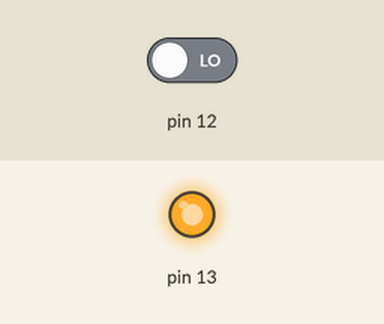
Recording of a sketch running on a simulated Arduino Uno, built with avr-gcc and run on an emulated ATmega328P. Parts: output pins drawn as LEDs (lit = HIGH). The inputs (shaded band) are chosen by the test bench; at power-on: pin 12 LOW.

Above: at 0.1 s.
Timing chart, 0 to 1.6 s (numbered marks = the images above):
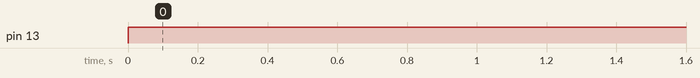

Measured:
- by itself, pin 13: LOW → HIGH at 0.00 s

The sketch:

car_motor.ino
```cpp
void setup()
{
  pinMode(12, INPUT);
  pinMode(13, OUTPUT);
  digitalWrite(13, LOW);
}

void loop(){

int button = digitalRead(12);

  if (2>1){

  digitalWrite(13,HIGH );

}
  else{
    digitalWrite(13,LOW);


  }
}
```
